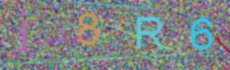
#> input picture validation_code.png, 230 x 70 px
$ python show0000.py validation_code.png validation_code.png
#> lines starting #> are read from the running program, lines starting #| are printed output that depends on the picture
import sys
import re
from PIL import Image, ImageDraw, ImageFont

class NotAPictureError(Exception):
	def __init__(self, message):
		self.message = message

def make_badge_count(picture, num, font=None, fill=None):
#> called with picture = 'validation_code.png', num = 'validation_code.png'
	if picture is None:
		raise FileNotFoundErro("can't not find the picture")
	if re.search('(png|jpg|jpeg|gif)$', picture, re.IGNORECASE) is None:
		raise NotAPictureError('this file is not a picture')
	fill_fallback = 'red'
	if num is None:
		raise ValueError("you don't input a number")
	font_fallback = ImageFont.truetype('Arial.ttf', size=25)
	font = font_fallback if font is None else font
	fill = fill_fallback if fill is None else fill
	im = Image.open(picture)
#> im is the input picture: PIL image 230x70 RGB; mean R, G, B 125.6, 132.3, 132.5
	location = (im.width * 0.82, im.height * 0.075)
#> location = (188.6, 5.25)
	draw = ImageDraw.Draw(im)
	draw.text(location, text=num, fill=fill, font=font)
	del draw
	im.save(picture)
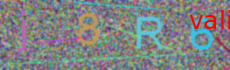
#> saved as validation_code.png: PIL image 230x70 RGB; mean R, G, B 127.5, 130.4, 130.4


if __name__ == '__main__':
	if len(sys.argv) < 3:
		print('error!!!!\n')
		print('Usage: ' + sys.argv[0] + ' pictureName ' + 'number\n')
		sys.exit(-1)
	make_badge_count(sys.argv[1], sys.argv[2])
